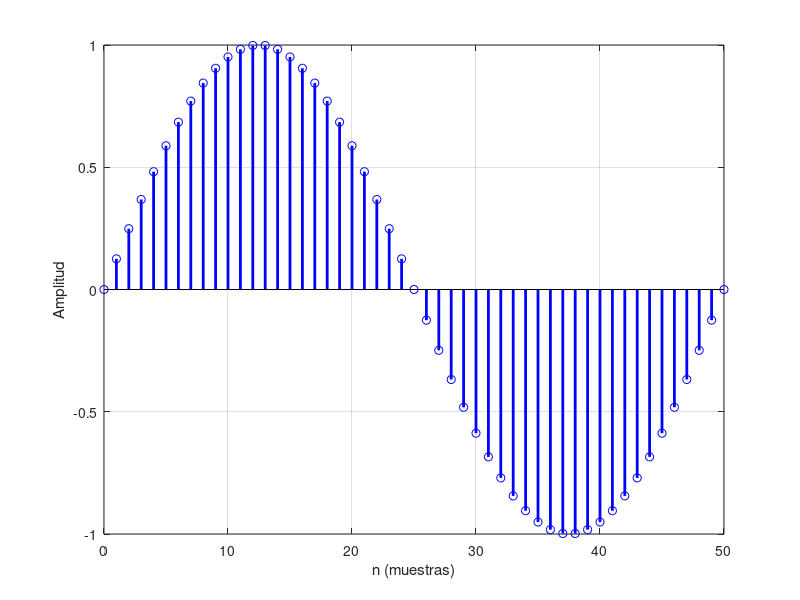
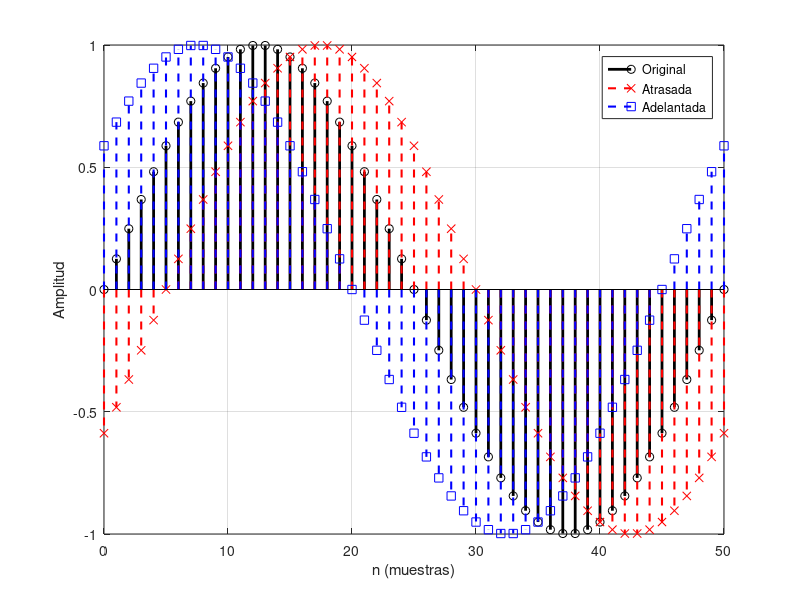
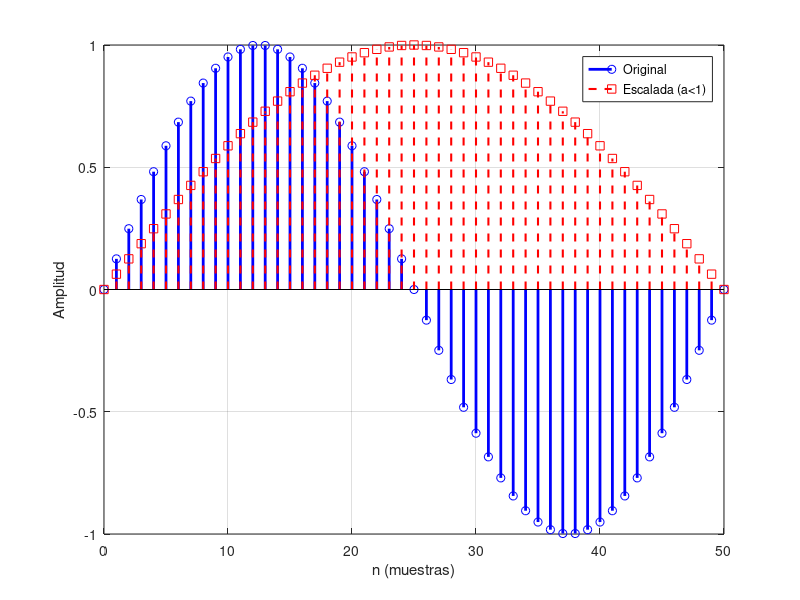
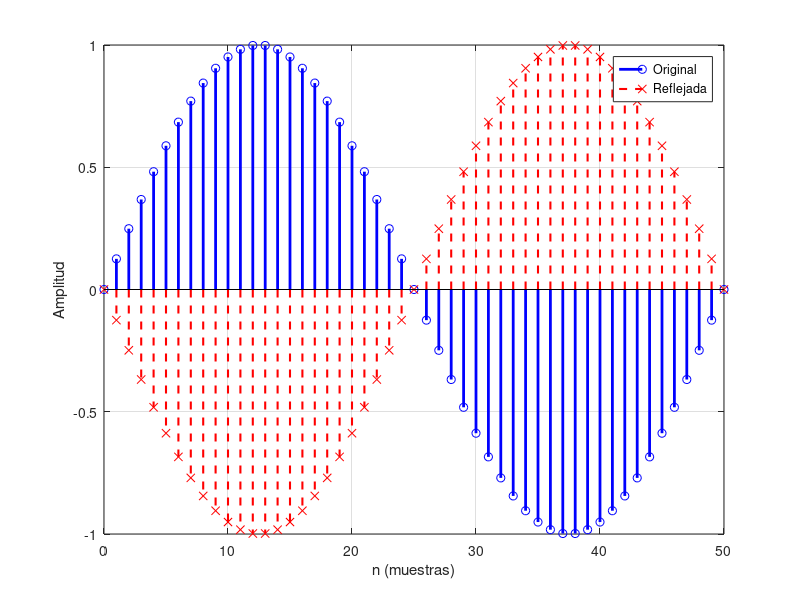

Here is the MATLAB script that generated these plots, in order:
clc; clear; close all;

% Parámetros de la señal
A = 1;                  % Amplitud
f = 1;                  % Frecuencia de la señal [Hz]
fs = 50;                % Frecuencia de muestreo [Hz]
N = 50;                 % Número de muestras
n = 0:N;                % Índice discreto

% Señal discreta senoidal
x = A * sin(2 * pi * (f/fs) * n);

% Gráfica señal discreta
figure;
stem(n, x, 'b', 'LineWidth', 2, 'Marker', 'o'); 
xlabel('n (muestras)');
ylabel('Amplitud');
grid on;

%%% >>>>>>>>>>>>>>>>>> Desplazamiento <<<<<<<<<<<<<<<<<<<<<<<<<<<<
n0_atraso = 5;   % atraso de 5 muestras
n0_adelanto = -5; % adelanto de 5 muestras

x_atrasada = A * sin(2 * pi * (f/fs) * (n - n0_atraso));
x_adelantada = A * sin(2 * pi * (f/fs) * (n - n0_adelanto));

figure;
stem(n, x, 'k', 'LineWidth', 2, 'Marker', 'o'); hold on;
stem(n, x_atrasada, 'r--', 'LineWidth', 1.5, 'Marker', 'x');
stem(n, x_adelantada, 'b--', 'LineWidth', 1.5, 'Marker', 's');
xlabel('n (muestras)');
ylabel('Amplitud');
legend('Original', 'Atrasada', 'Adelantada');
grid on;

%%% >>>>>>>>>>>>>>>>>> Escalado <<<<<<<<<<<<<<<<<<<<<<<<<<<<
a = 0.5; 
x_escalado = A * sin(2 * pi * (f/fs) * (a * n));

figure;
stem(n, x, 'b', 'LineWidth', 2, 'Marker', 'o'); hold on;
stem(n, x_escalado, 'r--', 'LineWidth', 1.5, 'Marker', 's');
xlabel('n (muestras)');
ylabel('Amplitud');
legend('Original', 'Escalada (a<1)');
grid on;

%%% >>>>>>>>>>>>>>>>>> Reflexión <<<<<<<<<<<<<<<<<<<<<<<<<<<<
x_reflejado = A * sin(2 * pi * (f/fs) * (-n));

figure;
stem(n, x, 'b', 'LineWidth', 2, 'Marker', 'o'); hold on;
stem(n, x_reflejado, 'r--', 'LineWidth', 1.5, 'Marker', 'x');
xlabel('n (muestras)');
ylabel('Amplitud');
legend('Original', 'Reflejada');
grid on;

%%% >>>>>>>>>>>>>>>>>> Combinaciones <<<<<<<<<<<<<<<<<<<<<<<<<<<<
x_comb = A * sin(2 * pi * (f/fs) * (-2 * (n - 5)));
figure;
stem(n, x, 'b', 'LineWidth', 2, 'Marker', 'o'); hold on;
stem(n, x_comb, 'r--', 'LineWidth', 1.5, 'Marker', 's');
xlabel('n (muestras)');
ylabel('Amplitud');
legend('Original', 'Transformada');
grid on;